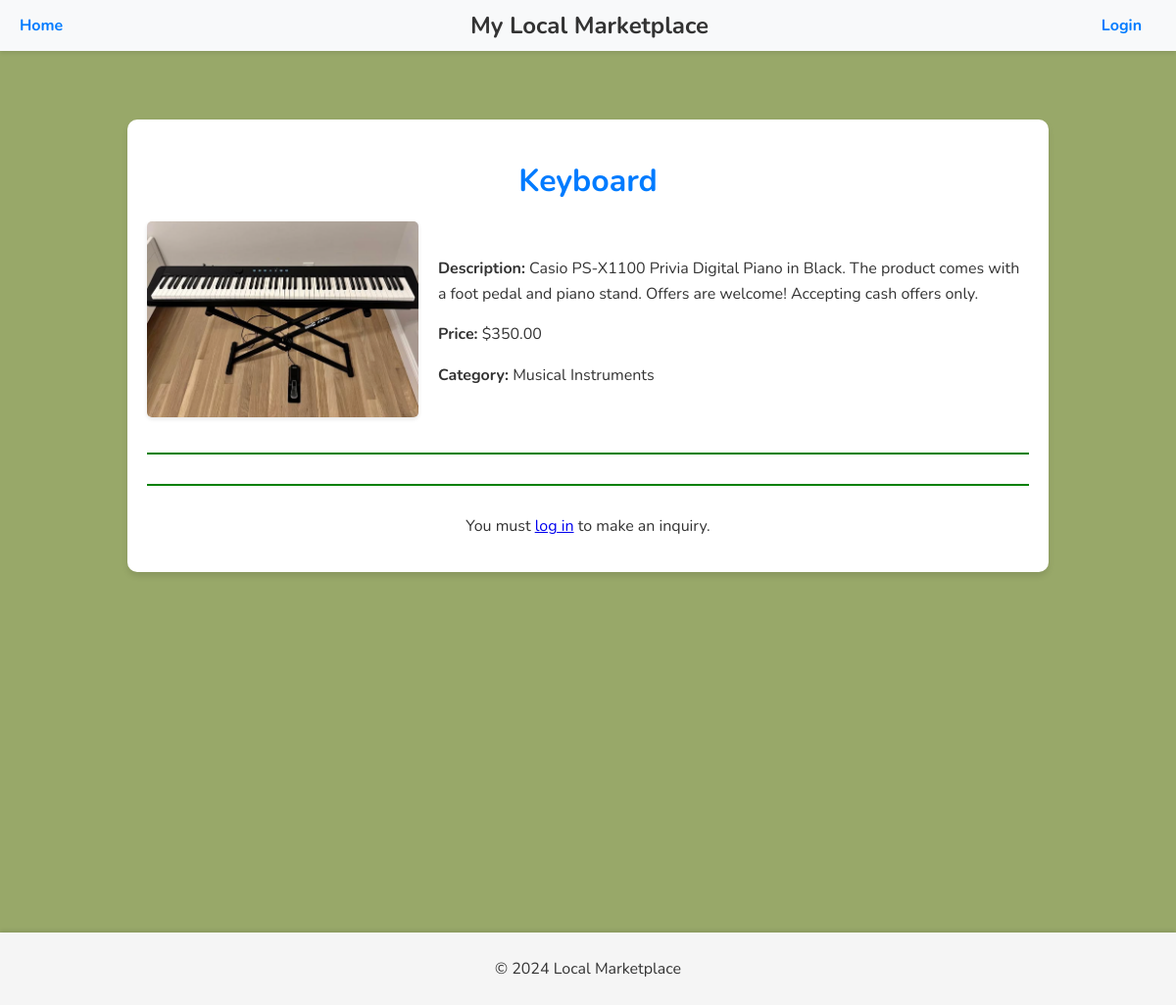
The page /project/listings/9/ on the database its author committed.
### project/models.py (models this page shows, shortened)
class Listing(models.Model):
    item_name = models.CharField(max_length=100)
    description = models.TextField()
    price = models.DecimalField(max_digits=10, decimal_places=2)
    seller = models.ForeignKey(Profile, on_delete=models.CASCADE, related_name='listings')
    posted_date = models.DateTimeField(auto_now_add=True)
    category = models.ForeignKey(Category, on_delete=models.SET_NULL, null=True, blank=True)
    picture = models.ImageField(upload_to='listing_pictures/', blank=True, null=True)
    status = models.CharField(
        max_length=10,
        choices=[('available', 'Available'), ('bought', 'Bought')],
        default='available'
    )

class Category(models.Model):
    name = models.CharField(max_length=50, unique=True)
    description = models.TextField(blank=True, null=True)

### project/views.py (the view, shortened to what this page needs)
# urls.py: path('listings/<int:pk>/', ListingDetailView.as_view(), name='listing_detail'),
class ListingDetailView(DetailView):
    model = Listing
    template_name = 'project/listing_detail.html'
    context_object_name = 'listing'
    def get_context_data(self, **kwargs):
        context = super().get_context_data(**kwargs)
        if self.request.user.is_authenticated:
            context['inquiry_form'] = InquiryForm()
        return context

### project/templates/project/listing_detail.html (shortened to what this page needs)
{% extends 'project/base.html' %}
{% block content %}
<div class="listing-detail-page">
    <div class="listing-detail-container">
        <h1>{{ listing.item_name }}</h1>
        <div class="listing-detail-content">
            <div class="listing-image">
                {% if listing.picture %}
                    <img src="{{ listing.picture.url }}" alt="{{ listing.item_name }}">
                {% else %}
                    <p>No image available</p>
                {% endif %}
            </div>
            <div class="listing-info">
                <p><strong>Description:</strong> {{ listing.description }}</p>
                <p><strong>Price:</strong> ${{ listing.price }}</p>
                <p><strong>Category:</strong> {{ listing.category.name }}</p>
            </div>
        </div>
        <hr class="section-divider">
        <hr class="section-divider">
    {% if user.is_authenticated %}
        <h2>Make an Inquiry</h2>
        <form method="post">
            {% csrf_token %}
            {{ inquiry_form.as_p }}
            <button type="submit" class="inquiry-button">Send Inquiry</button>
        </form>
    {% else %}
        <p>You must <a href="{% url 'login' %}">log in</a> to make an inquiry.</p>
    {% endif %}
</div>
{% endblock %}

### static/project/styles.css (style rules this page uses)
body { font-family: 'Nunito', sans-serif; font-weight: 400; font-style: normal; margin: 0; padding: 0; width: 100%; min-height: 100%; flex-direction: column; }
.listing-detail-container { max-width: 900px; margin: 20px auto; padding: 20px; background-color: #ffffff; border-radius: 10px; box-shadow: 0px 4px 6px rgba(0, 0, 0, 0.1); font-family: 'Nunito', sans-serif; color: #333; text-align: center; }
.listing-detail-container h1 { font-size: 2rem; margin-bottom: 20px; color: #007bff; text-align: center; }
.listing-detail-content { display: flex; gap: 20px; align-items: center; justify-content: center; }
.listing-image img { max-width: 100%; max-height: 200px; border-radius: 5px; box-shadow: 0px 2px 4px rgba(0, 0, 0, 0.1); }
.listing-info { flex: 1; font-size: 1rem; line-height: 1.6; text-align: left; }
.section-divider { border: none; height: 2px; background-color: green; margin: 30px 0; }
.listing-detail-page { background-color: #98A869; padding: 50px 0; min-height: 100vh; }

### rows shown on the page
Listing: item_name "Keyboard", picture (picture), description "Casio PS-X1100 Privia Digital Piano in Black. The product comes with a foot pedal and piano stand. Offers are welcome! Accepting cash offers only.", price "350.00", category.name "Musical Instruments"
